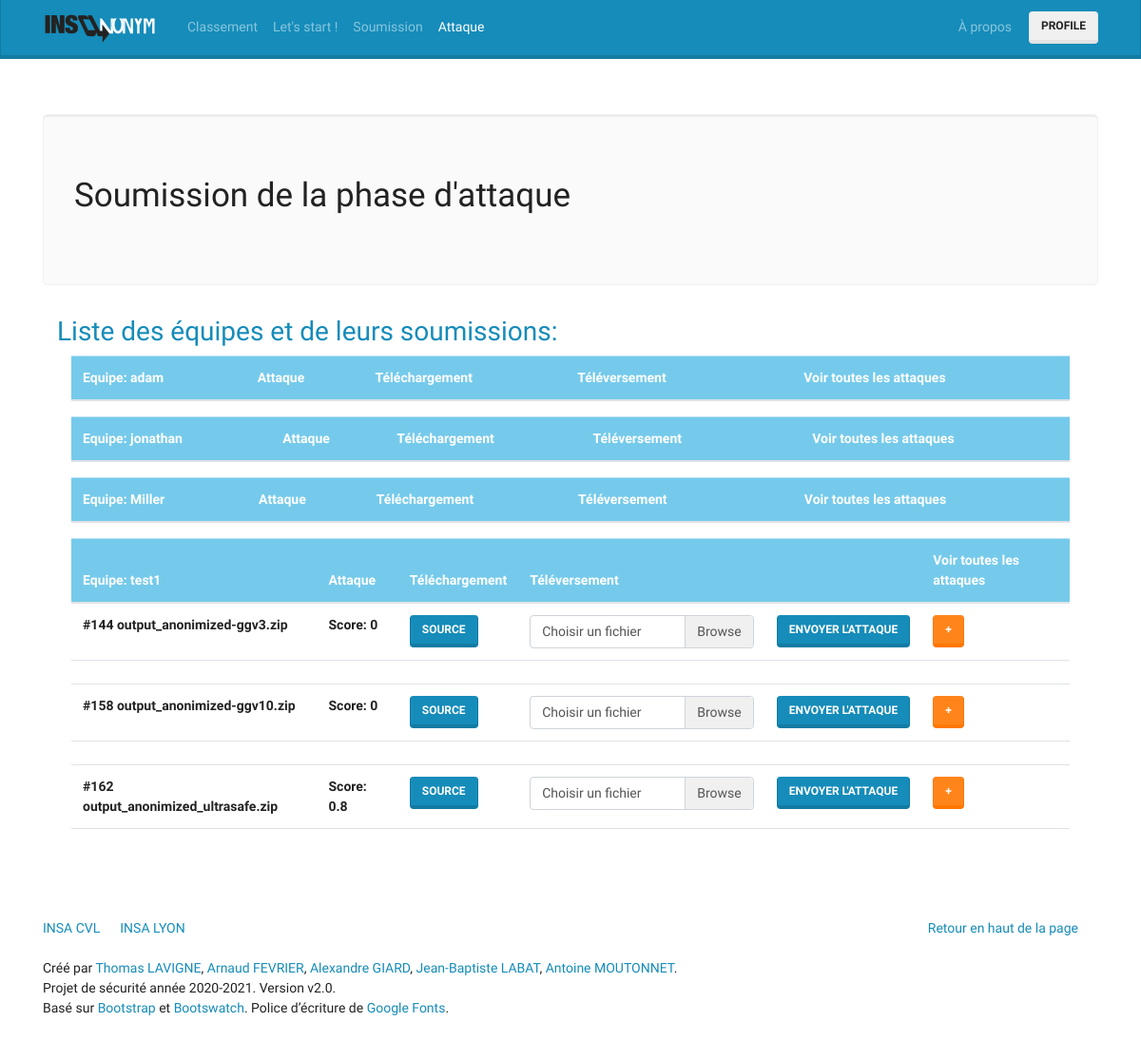
The page /attack/submission (signed in) on the database as committed earlier.
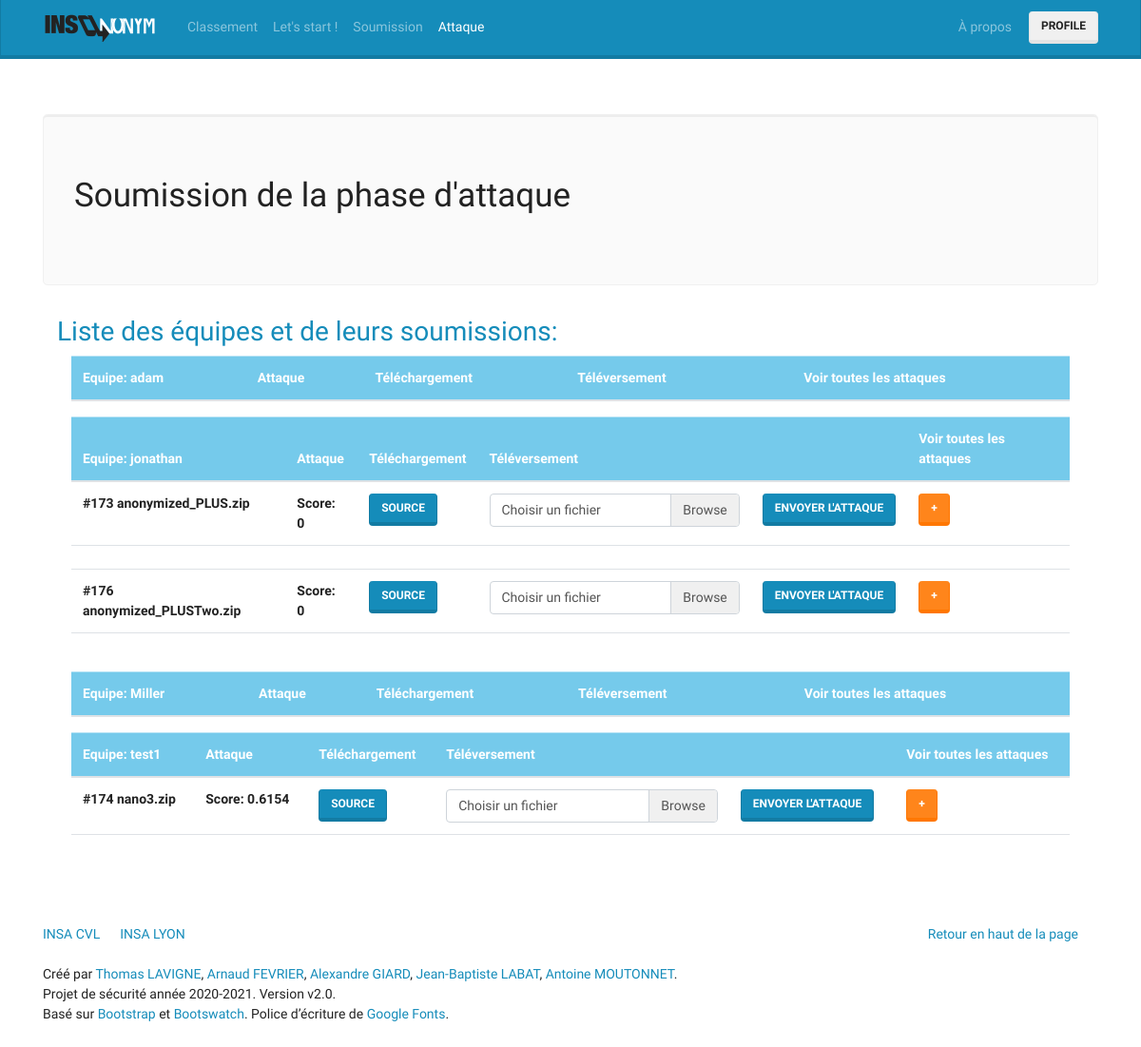
The same page on the database as committed later.
### tables this page shows
CREATE TABLE "user" (
	"id"	INTEGER NOT NULL UNIQUE,
	"username"	TEXT NOT NULL UNIQUE,
	"password"	TEXT NOT NULL,
	"salt"	TEXT NOT NULL,
	"team"	TEXT NOT NULL UNIQUE,
	PRIMARY KEY("id" AUTOINCREMENT)
);

CREATE TABLE "anonymisation" (
	"SubmissionId"	INTEGER NOT NULL UNIQUE,
	"UserId"	INTEGER NOT NULL,
	"F_file"	TEXT,
	"S_file"	TEXT,
	"utility"	REAL NOT NULL DEFAULT -2,
	"naiveAttack"	REAL NOT NULL DEFAULT -2,
	"status"	TEXT NOT NULL DEFAULT 'En cours de traitement',
	"fileLink"	TEXT NOT NULL,
	"IsPublished"	INTEGER NOT NULL DEFAULT 0, 'name' TEXT DEFAULT 'soumission',
	FOREIGN KEY("UserId") REFERENCES "user"("id") ON DELETE CASCADE,
	PRIMARY KEY("SubmissionId" AUTOINCREMENT)
);

### config.php (called while the page is built, shortened)
<?php
require_once('models/user.php');
require_once('models/page.php');
$user_connected = isset($_SESSION['user']);
$admin_connected = isset($_SESSION['admin']);
$page_check = new Page();

### index.php (called while the page is built)
<?php
require_once('config.php');
require_once('routes/router.php');

### models/page.php (called while the page is built, shortened)
<?php
class Page
{
    public function isActivated($pageName){
		global $con;
        $req = $con->query("SELECT page_name FROM deactivated_pages WHERE page_name = '$pageName'");
        return true;
	}
    public function isCurrent($pageName){
		return $_GET['r']==$pageName;
	}
}

### controllers/controller_attack.php (called while the page is built, shortened)
<?php
class AttackController
{
    public function submission()
    {
        $users = new User();
        $users=$users->getAllUsers();
        require_once('views/attack/submission.php');
    }
}

### models/user.php (called while the page is built, shortened)
<?php
class User
{
    public $id;
    public function __construct(
        $id = false,
        $username = false,
        $team = false
    ) {
        if ($id === false) return;
        $this->id = $id;
        $this->team = $team;
    }
    public function getUserByUsername($username)
    {
        global $con;
        $req = $con->query("SELECT id,username,team FROM user where username='$username' limit 1");
        if($req){
            $result = $req->fetch();
            return new User($result['id'],$result['username'],$result['team']);
        } else {
            return false;
        }
    }
	public function getAllUsers(){
		global $con;
        $list = array();
        $usernames = $con->query("SELECT username FROM user_view WHERE id NOT IN admin");
        foreach ($usernames as $username)
            $list[] = $this->getUserByUsername($username['username']);
        return $list;
	}
  public function getSubmissions()
  {
      global $con;
      $list = array();
      $req = $con->query("SELECT * FROM anonymisation where UserId='$this->id'");
      foreach ($req as $result)
          $list[] = new Anonym($result['SubmissionId'],$result['fileLink'],$result['UserId'],$result['F_file'], $result['S_file'] ,$result['utility'],$result['naiveAttack'],$result['status'],$result['IsPublished'],$result['name']);
      return $list;
  }
  public function getPublishedSubmissions()
      {
          $list = array();
          foreach ($this->getSubmissions() as $result){
              if($result->isPublished) $list[] = $result;
            }
          return $list;
      }
    public function getAttackScoreOfSubmission($submission)
	{
		global $con;
        $req = $con->query("SELECT max(score) FROM (select 0.0 as score union SELECT score FROM attack where IdAnonymisation='$submission->submissionId' and IdAttacker='$this->id')");
        if($req){
            $result = $req->fetch();
            if(isset($result['max(score)'])){
                return $result['max(score)'];
            } else {
                return 0.0;
            }
        } else {
            return 0.0;
        }
	}
}

### models/anonym.php (called while the page is built, shortened)
<?php
class Anonym
{
    public function __construct(
        $submissionId = false,
        $fileLink = false,
        $userId = false,
        $F_file = false,
        $S_file = false,
        $utility = false,
		$naiveAttack = false,
        $status = false,
        $isPublished = false,
        $name = false
    ) {
        $this->submissionId = $submissionId;
        $this->S_file = $S_file;
        $this->isPublished =$isPublished;
        $this->name =$name;
    }
}

### views/attack/submission.php (the view, shortened to what this page needs)
<div class="jumbotron">
	<h1> Soumission de la phase d'attaque </h1>
</div>
<div class=container>
	<div class="text-primary">
		<h2>Liste des équipes et de leurs soumissions: </h2>
	</div>
	<div class=container>
	<?php foreach($users as $user):?>
			<?php if($user->id != $_SESSION['user']->id) :?>
			<table class="table">
			<thead class="table-info">
			<tr>
				<th scope="col"> Equipe: <?=$user->team?></th>
				<th scope="col"> Attaque </th>
				<th scope="col"> Téléchargement </th>
				<th scope="col"> Téléversement </th>
				<th scope="col">  </th>
				<th scope="col"> Voir toutes les attaques </th>
			</tr>
			<tbody>
			<?php foreach($user->getPublishedSubmissions() as $submission): ?>
						<tr>
						 <th scope="row">#<?=$submission->submissionId ?> <?= $submission->name ?></th>
						  <th scope="col"> Score: <?= round($_SESSION['user']->getAttackScoreOfSubmission($submission),4) ?></th>
							<?php $nameFile = $user->team."_".$submission->submissionId ?>
						  <th scope="col"> <a class="btn btn-primary" role="button" href="/files/<?=$submission->S_file?>.zip" download="<?=$nameFile?>.zip">source</a></th>
							  <th scope="col">
								  <form action="" method="post" enctype="multipart/form-data">
									  <div class="custom-file">
										  <label class="custom-file-label" for="customFile">Choisir un fichier</label>
									  </div>
									  <th scope="col">
										  <input type="submit"  name="submit" value="Envoyer l'attaque" class="btn btn-primary">
									  </th>
								  </form>
							  </th>
							<th scope="col">
									<button data-toggle="collapse" data-target="#Id<?= $submission->submissionId ?>" class="accordion-toggle btn btn-warning ">+</button>
							</th>
						</tr>
						<tr>
								<td colspan="6" class="hiddenRow"></td>
						</tr>
				<?php endforeach ?>
		</tbody>
	</table>
	<?php endif; ?>
	<?php endforeach?>
	</div>
</div>

### routes/router.php (shortened to what this page needs)
<?php
function routing($controller, $action)
{
    switch ($controller) {
		case 'attack':
			   require_once('models/anonym.php');
            $myController = new AttackController();
            break;
    }
    $myController->{$action}();
}
$controllers = array(
    'page' => ['home', 'error', 'classement','about','example'],
    'user' => ['register', 'login', 'loggout']
);
$controllers_connected = array(
    'page' => ['soumission','start'],
    'user' => ['profile']
);
$attack_activated = $page_check->isActivated('attack');
$submission_activated = $page_check->isActivated('anonymisation');
if ($attack_activated) $controllers_connected['attack'] = ['submission'];
if ($submission_activated) $controllers_connected['anonymisation'] = ['submission', 'upload'];
$controllers_administrator = array(
    'admin' => ['board', 'upload', 'uploadScript']
);
$params = explode('/', $_GET['r']);
if($security->urlVerify($params)){
    $controller= $params[0];
    $action=$params[1];
} else {
   $controller='page';
   $action='home';
}
if ($admin_connected && isset($controllers_administrator[$controller]) && in_array($action, $controllers_administrator[$controller])){
    require_once('views/layout-top.php');
    routing($controller, $action);
    require_once('views/layout-bottom.php');
} else if ($user_connected && isset($controllers_connected[$controller]) && in_array($action, $controllers_connected[$controller])){
    require_once('views/layout-top.php');
    routing($controller, $action);
    require_once('views/layout-bottom.php');
} else if ($admin_connected && $controller == "admin"){
    if ($action=="database"){
        require_once('views/admin/phpliteadmin.php');
    } else if ($action=="filemanager"){
        require_once('views/admin/filemanager.php');
    }
} else if (isset($controllers[$controller]) && in_array($action, $controllers[$controller])) {
    require_once('views/layout-top.php');
    routing($controller, $action);
    require_once('views/layout-bottom.php');
} else {
    http_response_code(404);
    require_once('views/layout-top.php');
    routing('page', 'error');
    require_once('views/layout-bottom.php');
 }

### views/layout-top.php
<!DOCTYPE html>
<html lang="en">
    <?php require_once('includes/header.php') ?>
<body>
        <?php include('includes/navbar.php') ?>
		<div class="container">

### includes/header.php (shortened to what this page needs)
<head>
    <link rel="stylesheet" href="/static/css/bootstrap.css" media="screen">
    <link rel="stylesheet" href="/static/css/custom.min.css">
    <link rel="stylesheet" href="/static/css/bootstrap-select.min.css">
  </head>

### includes/navbar.php (shortened to what this page needs)
<div class="navbar navbar-expand-lg fixed-top navbar-dark bg-primary">
      <div class="container">
        <a href="/" class="navbar-brand"><img src="/static/logo/logo120px.png" class="d-inline-block align-middle mr-2" alt="INSAnonym"></a>
        <div class="collapse navbar-collapse" id="navbarResponsive">
          <ul class="navbar-nav mr-auto">
            <li class="nav-item">
              <a class="nav-link <?=($page_check->isCurrent('page/classement')) ? 'active':''?>" href="/page/classement">Classement</a>
            </li>
<?php if($user_connected) :?>
			<li class="nav-item">
              <a class="nav-link <?=($page_check->isCurrent('page/start')) ? 'active':''?>" href="/page/start">Let's start !</a>
            </li>
            <?php if($submission_activated) :?>
            <li class="nav-item">
              <a class="nav-link <?=($page_check->isCurrent('anonymisation/submission')) ? 'active':''?>" href="/anonymisation/submission">Soumission</a>
            </li>
            <?php endif; ?>
            <?php if($attack_activated) :?>
            <li class="nav-item">
              <a class="nav-link <?=($page_check->isCurrent('attack/submission')) ? 'active':''?>" href="/attack/submission">Attaque</a>
            </li>
            <?php endif; ?>
<?php endif; ?>
            </ul>
            <ul class="navbar-nav navbar-right" style="margin-right: 10px;">
              <li class="nav-item">
                      <a class="nav-link <?=($page_check->isCurrent('page/about')) ? 'active':''?>" href="/page/about">À propos</a>
                </li>
            </ul>
<?php if($user_connected) : ?>
              <form class="form-inline my-2 my-lg-0">
                    <a href="/user/profile" class="btn btn-secondary my-2 my-sm-0" type="submit">Profile</a>
                  </form>
<?php else : ?>
            <form class="form-inline my-2 my-lg-0">
                    <a href="/user/login" class="btn btn-secondary my-2 my-sm-0" type="submit">Connexion</a>
                  </form>
<?php endif; ?>
        </div>
      </div>
    </div>

### includes/footer.php
<footer id="footer">
        <div class="row">
          <div class="col-lg-12">
            <ul class="list-unstyled">
              <li class="float-lg-right"><a href="#top">Retour en haut de la page</a></li>
              <li><a href="https://www.insa-centrevaldeloire.fr/fr/">INSA CVL</a></li>
              <li><a href="https://www.insa-lyon.fr/">INSA LYON</a></li>
            </ul>
            <p>Créé par <a href="mailto:thomas.lavigne@insa-cvl.fr">Thomas LAVIGNE</a>, <a href="mailto:arnaud.fevrier@insa-cvl.fr">Arnaud FEVRIER</a>, <a href="mailto:alexandre.giard@insa-cvl.fr">Alexandre GIARD</a>, <a href="mailto:jean.labat@insa-cvl.fr">Jean-Baptiste LABAT</a>, <a href="mailto:antoine.moutonnet@insa-cvl.fr">Antoine MOUTONNET</a>.</p>
            <p>Projet de sécurité année 2020-2021. Version v2.0.</p>
            <p>Basé sur <a href="https://getbootstrap.com/" rel="nofollow">Bootstrap</a> et <a href="https://bootswatch.com/" rel="nofollow">Bootswatch</a>. Police d’écriture de <a href="https://fonts.google.com/" rel="nofollow">Google Fonts</a>.</p>
          </div>
        </div>
      </footer>

### views/layout-bottom.php (shortened to what this page needs)
			<?php include('includes/footer.php') ?>
		</div>
</body>
</html>

Rows that differ between the two databases and show on the page:
added anonymisation: SubmissionId "173", name "anonymized_PLUS.zip", AttackScoreOfSubmission "0", shown under user "jonathan"
added anonymisation: SubmissionId "176", name "anonymized_PLUSTwo.zip", AttackScoreOfSubmission "0", shown under user "jonathan"
changed user "test1": loses anonymisation (SubmissionId "144", name "output_anonimized-ggv3.zip", AttackScoreOfSubmission "0"); loses anonymisation (SubmissionId "158", name "output_anonimized-ggv10.zip", AttackScoreOfSubmission "0"); loses anonymisation (SubmissionId "162", name "output_anonimized_ultrasafe.zip", AttackScoreOfSubmission "0.8")
added anonymisation: SubmissionId "174", name "nano3.zip", AttackScoreOfSubmission "0.6154", shown under user "test1"
